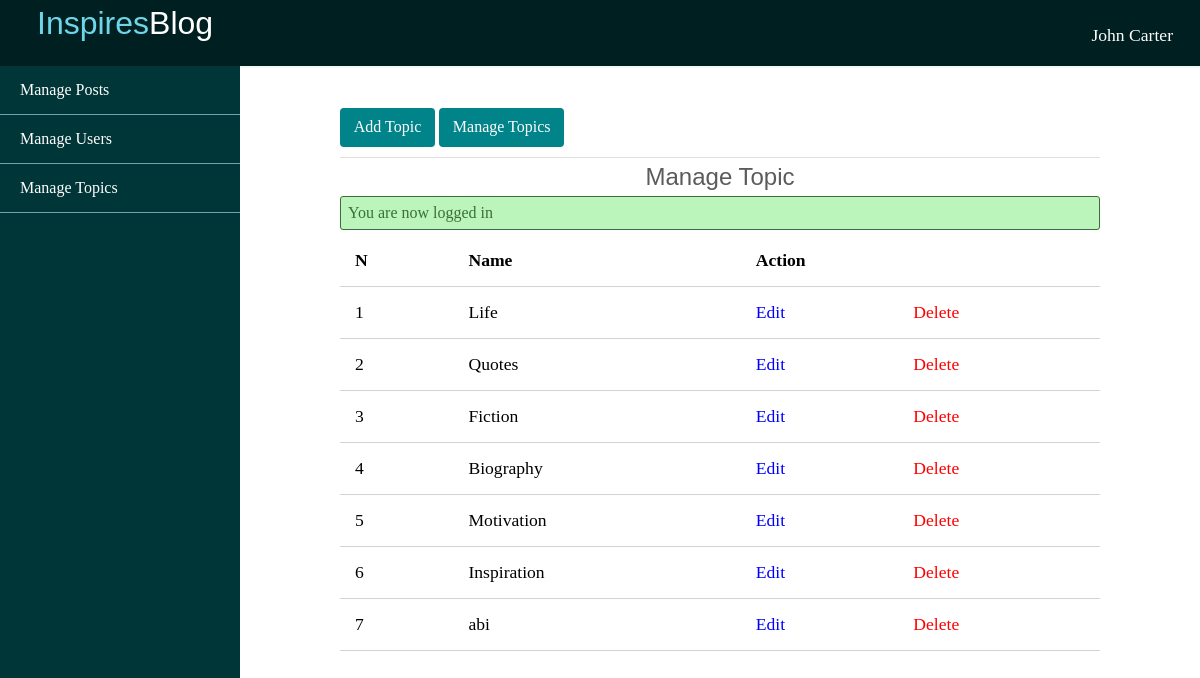
/blogs/admin/topics/index.php (signed in), run on the app's committed database.
### tables this page shows
CREATE TABLE IF NOT EXISTS `topics` (
  `id` int(11) NOT NULL AUTO_INCREMENT,
  `name` varchar(100) NOT NULL,
  `description` text NOT NULL,
  PRIMARY KEY (`id`),
  UNIQUE KEY `name` (`name`)
);

### blogs/app/controllers/topics.php (called while the page is built, shortened)
<?php
include(ROOT_PATH . "/app/database/db.php");
$table= 'topics';
$topics= selectAll($table);

### blogs/app/database/db.php (called while the page is built, shortened)
<?php
require('connect.php');
function selectAll($table,$conditions=[])
{
global $conn;
$sql="SELECT *FROM $table";
  if(empty($conditions)){
                $stmt=$conn->prepare($sql);
                $stmt->execute();
                $records=$stmt->get_result()->fetch_all(MYSQLI_ASSOC);
                return $records;
 }
 }

### blogs/admin/topics/index.php (the view, shortened to what this page needs)
<?php include(ROOT_PATH .'/app/controllers/topics.php');
?>
<!DOCTYPE html>
<html lang="en">
<head>
  <link rel="stylesheet" href="../../css/style.css">
  <link rel="stylesheet" href="../../css/admin.css">
</head>
<body>
 <?php include(ROOT_PATH . "/app/includes/adminHeader.php"); ?>
  <div class="admin-wrapper clearfix">
     <?php include(ROOT_PATH . "/app/includes/adminSidebar.php"); ?>
    <div class="admin-content clearfix">
      <div class="button-group">
        <a href="create.php" class="btn btn-sm">Add Topic</a>
        <a href="index.php" class="btn btn-sm">Manage Topics</a>
      </div>
      <div class="">
        <h2 style="text-align: center;">Manage Topic</h2>
        <?php include(ROOT_PATH . "/app/includes/messages.php");?>
        <table>
          <thead>
            <th>N</th>
            <th>Name</th>
            <th colspan="2">Action</th>
          </thead>
          <tbody>
            <?php foreach ($topics as $key => $topic): ?>
            <tr class="rec">
              <td><?php echo $key+1; ?></td>
              <td>
                <a href="#"><?php echo $topic['name']; ?></a>
              </td>
              <td>
                <a href="edit.php?id= <?php echo $topic['id']; ?>" class="edit">
                  Edit
                </a>
              </td>
              <td>
                <a href="index.php?del_id=<?php echo $topic['id']; ?>" class="delete">
                  Delete
                </a>
              </td>
            </tr>
           <?php endforeach; ?>
          </tbody>
        </table>
      </div>
    </div>
  </div>
</body>
</html>

### blogs/css/style.css (style rules this page uses)
html, body { padding: 0px; margin: 0px; font-family: serif; height: 100%; background: #f6f6f6; }
a { text-decoration: none; color: inherit; }
.logo-text, h1, h2, h3, h4, h5, h6 { font-family: sans-serif; margin: 5px; color: #5c5b5b; font-weight: normal; }
.clearfix::after { content: ''; display: block; clear: both; }
.btn { display: inline-block; font-weight: 400; text-align: center; width: 100%; white-space: nowrap; border: 1px solid transparent; padding: .7rem 1rem; font-size: 1rem; line-height: 1.5; border-radius: .25rem; background: #008489; color: #fff; }
.btn-sm { padding: .5rem .8rem; line-height: 1.3; border-radius: .25rem; }
.delete { color: red; }
.edit { color: blue; }
.admin-wrapper { height: calc(100% - 65px); box-sizing: border-box; }
.admin-wrapper .admin-content { width: 80%; height: 100%; float: left; box-sizing: border-box; padding: 40px 100px 100px; overflow-y: scroll; background: #fff; }
.admin-wrapper .admin-content .button-group { padding-bottom: 10px; border-bottom: 1px solid #e0e0e0; }
.admin-wrapper .admin-content .button-group .btn { width: unset; }
.admin-wrapper .admin-content a { text-decoration: unset; }
table { width: 100%; border-collapse: collapse; font-size: 1.1em; }
th, td { padding: 15px; text-align: left; border-bottom: 1px solid #d3d3d3; }

### blogs/css/admin.css (style rules this page uses)
.admin-wrapper { height: calc(100% - 65px); box-sizing: border-box; }
.admin-wrapper .admin-content { width: 80%; height: 100%; float: left; box-sizing: border-box; padding: 40px 100px 100px; overflow-y: scroll; background: #fff; }
.admin-wrapper .admin-content .button-group { padding-bottom: 10px; border-bottom: 1px solid #e0e0e0; }
.admin-wrapper .admin-content .button-group .btn { width: unset; }
.admin-wrapper .admin-content a { text-decoration: unset; }
table { width: 100%; border-collapse: collapse; font-size: 1.1em; }
th, td { padding: 15px; text-align: left; border-bottom: 1px solid #d3d3d3; }

### data on the page
topics: name "Life"
topics: name "Quotes"
topics: name "Fiction"
topics: name "Biography"
topics: name "Motivation"
topics: name "Inspiration"
topics: name "abi"

### other printed values
$_SESSION['username'] "John Carter"
$_SESSION['message'] "You are now logged in"
